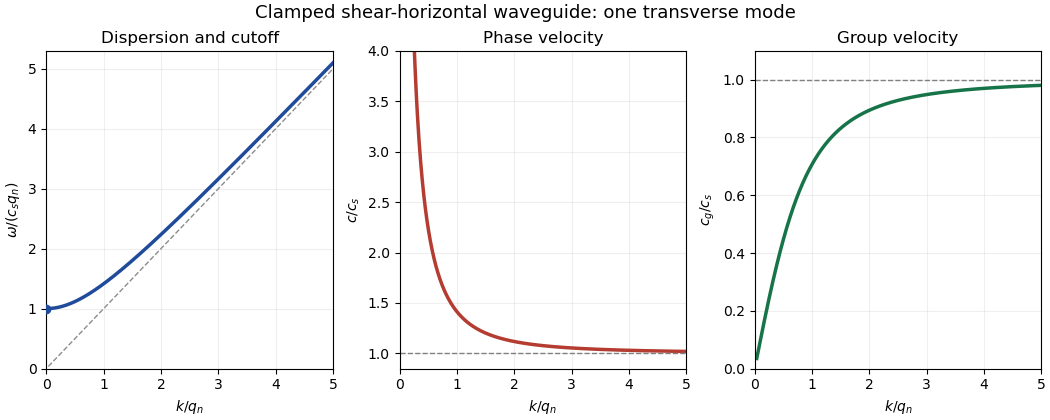

Python code for this plot:
"""Render a clamped SH-mode sketch to a PNG basename in the current directory.
Tested with Python 3.14, NumPy 2.3.5 and Matplotlib 3.10.7.
"""
import os
from pathlib import Path
os.environ.setdefault('MPLCONFIGDIR', str(Path.cwd() / '.matplotlib-cache'))
import matplotlib
matplotlib.use('Agg')
import matplotlib.pyplot as plt
import numpy as np
x=np.linspace(.035,5,900)
fig,axes=plt.subplots(1,3,figsize=(10.5,4.2),dpi=100,facecolor='white',layout='constrained')
axes[0].plot(x,np.sqrt(1+x*x),color='#204b9b',lw=2.5)
axes[0].plot(x,x,color='0.55',ls='--',lw=1)
axes[0].scatter([0],[1],color='#204b9b',zorder=3)
axes[0].set(xlabel=r'$k/q_n$',ylabel=r'$\omega/(c_s q_n)$',title='Dispersion and cutoff',xlim=(0,5),ylim=(0,5.3))
axes[1].plot(x,np.sqrt(1+x*x)/x,color='#b43c31',lw=2.5)
axes[1].set(xlabel=r'$k/q_n$',ylabel=r'$c/c_s$',title='Phase velocity',xlim=(0,5),ylim=(.85,4))
axes[2].plot(x,x/np.sqrt(1+x*x),color='#177449',lw=2.5)
axes[2].set(xlabel=r'$k/q_n$',ylabel=r'$c_g/c_s$',title='Group velocity',xlim=(0,5),ylim=(0,1.1))
for ax in axes:
 ax.set_facecolor('white');ax.grid(alpha=.2)
for ax in axes[1:]:ax.axhline(1,color='0.5',ls='--',lw=1)
fig.suptitle('Clamped shear-horizontal waveguide: one transverse mode',fontsize=13)
fig.savefig('paper-2-sh-waveguide.png',dpi=100,facecolor='white',transparent=False)
plt.close(fig)
